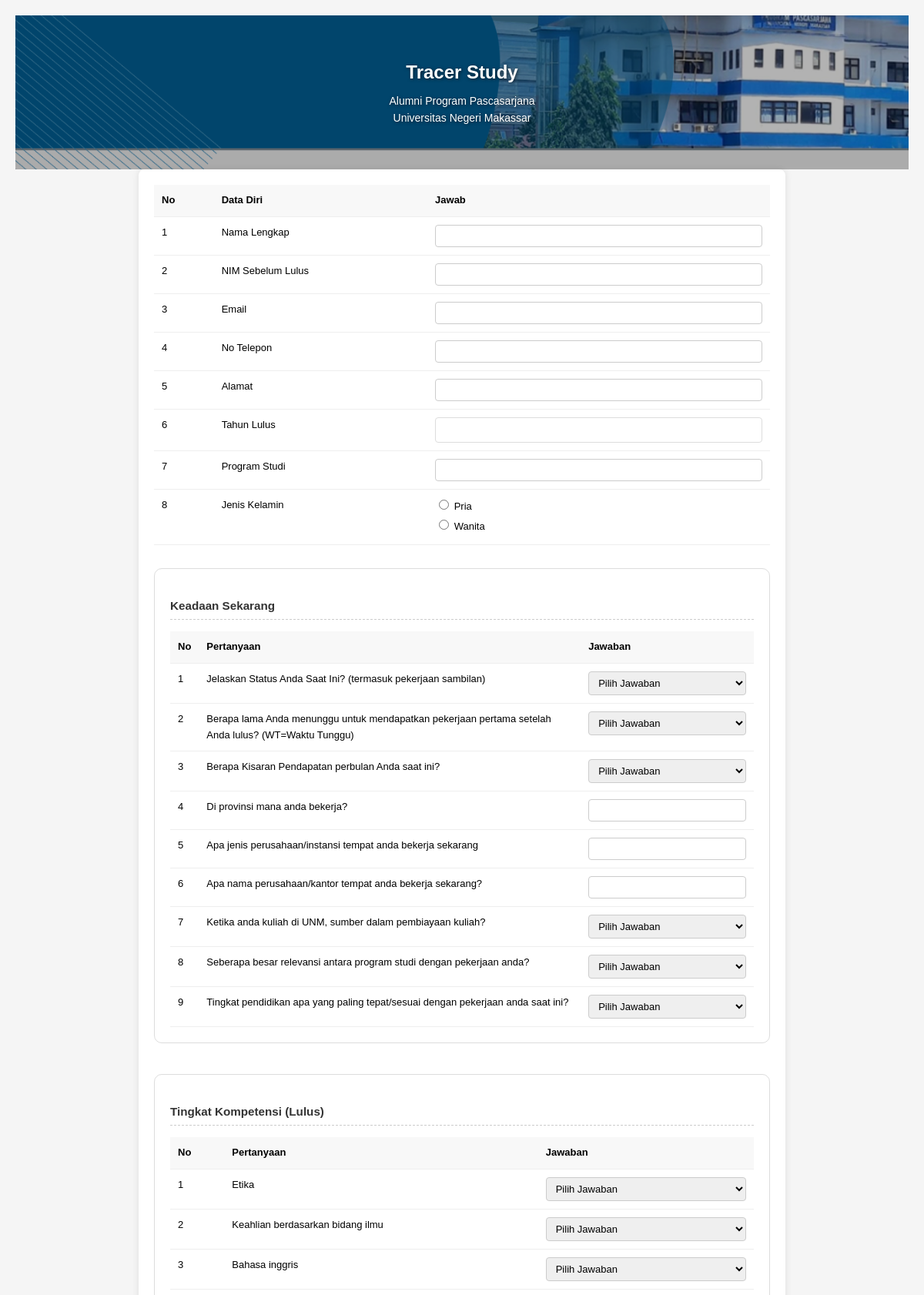
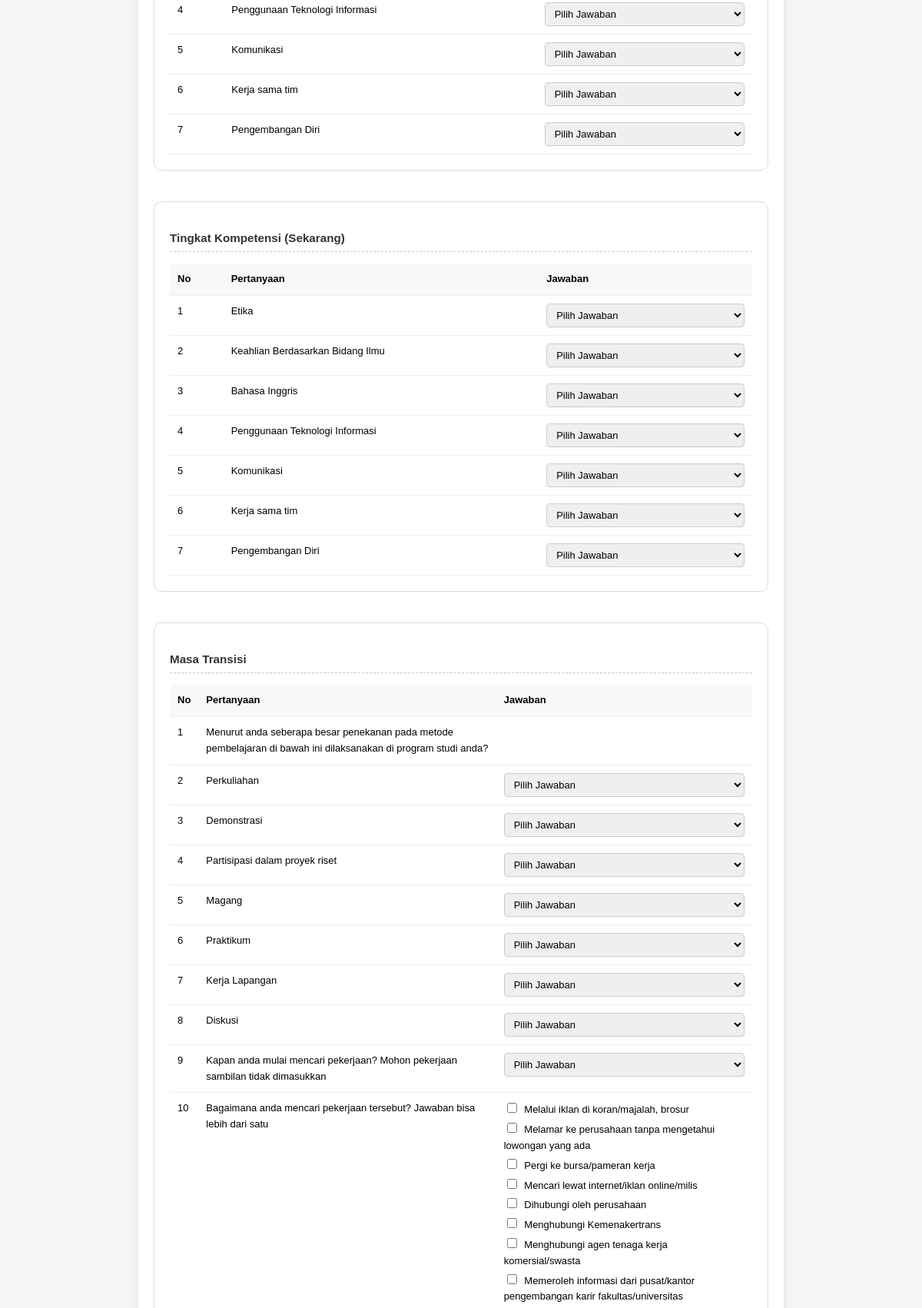
The page /form.php (upper part) on the database its author committed (2 pictures, top to bottom).
### tables this page shows
CREATE TABLE `tb_kuisioner` (
  `id` int(11) NOT NULL,
  `judul` varchar(255) NOT NULL,
  `kategori_id` int(11) NOT NULL,
  `nomor` int(11) NOT NULL,
  `soal` text NOT NULL,
  `jenis_jawaban` enum('radio','checkbox','text','select') NOT NULL,
  `opsi_jawaban` text DEFAULT NULL
);

### functions.php (called while the page is built, shortened)
<?php
function getDbConnection() {
    $host = '127.0.0.1';
    $db   = 'db_pep';
    $user = 'root';
    $pass = '';
    $charset = 'utf8mb4';
    $dsn = "mysql:host=$host;dbname=$db;charset=$charset";
    $options = [
        PDO::ATTR_ERRMODE            => PDO::ERRMODE_EXCEPTION,
        PDO::ATTR_DEFAULT_FETCH_MODE => PDO::FETCH_ASSOC,
        PDO::ATTR_EMULATE_PREPARES   => false,
    ];
    try {
        return new PDO($dsn, $user, $pass, $options);
    } catch (PDOException $e) {
        die("Database error: " . $e->getMessage());
    }
}
function getKuisionerList() {
    $pdo = getDbConnection();
    $sql = "SELECT k.*, c.nama_kategori
            FROM tb_kuisioner k
            JOIN tb_kategori c ON k.kategori_id = c.id
            ORDER BY k.kategori_id, k.nomor ASC";
    $stmt = $pdo->query($sql);
    return $stmt->fetchAll();
}
?>

### form.php (the view, shortened to what this page needs)
<?php
require 'functions.php';
$kuisionerList = getKuisionerList();
$grouped = [];
foreach ($kuisionerList as $item) {
    $grouped[$item['nama_kategori']][] = $item;
}
?>
<!DOCTYPE html>
<html lang="id">
<head>
    <link rel="stylesheet" href="style/style.css">
</head>
<body>
<section class="hero">
    <h1>Tracer Study</h1>
    <p>Alumni Program Pascasarjana<br>Universitas Negeri Makassar</p>
</section>
<div class="container">
    <form method="POST" action="">
        <table class="question-table" style="margin-bottom: 30px;">
            <thead>
                <tr>
                    <th>No</th>
                    <th>Data Diri</th>
                    <th>Jawab</th>
                </tr>
            </thead>
            <tbody>
                <tr>
                    <td>1</td>
                    <td>Nama Lengkap</td>
                    <td><input type="text" name="nama_lengkap" required value="<?= htmlspecialchars($_POST['nama_lengkap'] ?? '') ?>"></td>
                </tr>
                <tr>
                    <td>2</td>
                    <td>NIM Sebelum Lulus</td>
                    <td><input type="text" name="nim" required value="<?= htmlspecialchars($_POST['nim'] ?? '') ?>"></td>
                </tr>
                <tr>
                    <td>3</td>
                    <td>Email</td>
                    <td><input type="text" name="email" required value="<?= htmlspecialchars($_POST['email'] ?? '') ?>"></td>
                </tr>
                <tr>
                    <td>4</td>
                    <td>No Telepon</td>
                    <td><input type="text" name="no_telepon" required value="<?= htmlspecialchars($_POST['no_telepon'] ?? '') ?>"></td>
                </tr>
                <tr>
                    <td>5</td>
                    <td>Alamat</td>
                    <td><input type="text" name="alamat" required value="<?= htmlspecialchars($_POST['alamat'] ?? '') ?>"></td>
                </tr>
                <tr>
                    <td>6</td>
                    <td>Tahun Lulus</td>
                    <td><input type="number" name="tahun_lulus" min="1990" max="2100" required value="<?= htmlspecialchars($_POST['tahun_lulus'] ?? '') ?>"></td>
                </tr>
                <tr>
                    <td>7</td>
                    <td>Program Studi</td>
                    <td><input type="text" name="prodi" required value="<?= htmlspecialchars($_POST['prodi'] ?? '') ?>"></td>
                </tr>
                <tr>
                    <td>8</td>
                    <td>Jenis Kelamin</td>
                    <td>
                        <label><input type="radio" name="gender" value="pria" <?= (($_POST['gender'] ?? '') === 'pria') ? 'checked' : '' ?>> Pria</label>
                        <label><input type="radio" name="gender" value="wanita" <?= (($_POST['gender'] ?? '') === 'wanita') ? 'checked' : '' ?>> Wanita</label>
                    </td>
                </tr>
            </tbody>
        </table>
        <?php foreach ($grouped as $kategori => $pertanyaanList): ?>
            <div class="question-group">
                <h3><?= htmlspecialchars($kategori) ?></h3>
                <table class="question-table">
                    <thead>
                        <tr>
                            <th>No</th>
                            <th>Pertanyaan</th>
                            <th>Jawaban</th>
                        </tr>
                    </thead>
                    <tbody>
                        <?php foreach ($pertanyaanList as $index => $kuisioner): ?>
                            <?php $opsi = json_decode($kuisioner['opsi_jawaban'], true); ?>
                            <tr>
                                <td><?= $index + 1 ?></td>
                                <td><?= htmlspecialchars($kuisioner['soal']) ?></td>
                                <td>
                                    <?php if ($kuisioner['jenis_jawaban'] === 'select' || $kuisioner['jenis_jawaban'] === 'radio'): ?>
                                        <select name="jawaban[<?= $kuisioner['id'] ?>]" required>
                                            <option value="">Pilih Jawaban</option>
                                        </select>
                                    <?php elseif ($kuisioner['jenis_jawaban'] === 'text'): ?>
                                        <input type="text" name="jawaban[<?= $kuisioner['id'] ?>]" required>
                                    <?php elseif ($kuisioner['jenis_jawaban'] === 'checkbox'): ?>
                                        <?php foreach ($opsi['opsi'] as $option): ?>
                                            <label>
                                                <input type="checkbox" name="jawaban[<?= $kuisioner['id'] ?>][]" value="<?= htmlspecialchars($option) ?>">
                                                <?= htmlspecialchars($option) ?>
                                            </label>
                                        <?php endforeach; ?>
                                    <?php endif; ?>
                                </td>
                            </tr>
                        <?php endforeach; ?>
                    </tbody>
                </table>
            </div>
        <?php endforeach; ?>
    </form>
</div>
</body>
</html>

### style/style.css (style rules this page uses)
body { font-family: Arial, sans-serif; line-height: 1.6; margin: 0; padding: 20px; background-color: #f5f5f5; }
.container { max-width: 800px; margin: 0 auto; background: #fff; padding: 20px; border-radius: 8px; box-shadow: 0 0 10px rgba(0, 0, 0, 0.1); }
.hero { display: flex; flex-direction: column; justify-content: center; align-items: center; text-align: center; background: url("../src/backgorund.png") no-repeat center center; background-size: cover; min-height: 160px; padding: 20px; color: white; position: relative; overflow: hidden; }
.hero h1, .hero p { z-index: 2; text-shadow: 1px 1px 4px rgba(0, 0, 0, 0.6); margin: 0; }
.hero h1 { font-size: 24px; font-weight: bold; }
.hero p { font-size: 14px; margin-top: 6px; }
.hero::before { content: ""; position: absolute; inset: 0; background: rgba(0, 0, 0, 0.3); z-index: 1; }
h1 { color: white; }
h2, h3 { color: #333; }
label { display: block; margin-bottom: 5px; font-weight: bold; }
input[type="text"], input[type="number"], textarea, select { width: 100%; padding: 8px; border: 1px solid #ddd; border-radius: 4px; box-sizing: border-box; }
.question-group { margin-bottom: 40px; background: #fff; padding: 20px; border-radius: 10px; border: 1px solid #ddd; font-size: 13px; }
.question-group h3 { font-weight: bold; margin-bottom: 15px; border-bottom: 1px dashed #ccc; padding-bottom: 5px; }
.question-table { width: 100%; border-collapse: collapse; font-size: 13px; }
.question-table th, .question-table td { padding: 10px; text-align: left; vertical-align: top; border-bottom: 1px solid #eee; }
.question-table th { background: #f8f8f8; font-weight: bold; }
.question-table select, .question-table input[type="text"] { width: 100%; padding: 6px 8px; font-size: 13px; border: 1px solid #ccc; border-radius: 4px; box-sizing: border-box; }
.question-table label { font-weight: normal; display: block; margin-bottom: 3px; }
.question-table input[type="checkbox"] { margin-right: 6px; }

### rows shown on the page
tb_kuisioner: soal "Jelaskan Status Anda Saat Ini? (termasuk pekerjaan sambilan)"
tb_kuisioner: soal "Berapa lama Anda menunggu untuk mendapatkan pekerjaan pertama setelah Anda lulus? (WT=Waktu Tunggu)"
tb_kuisioner: soal "Berapa Kisaran Pendapatan perbulan Anda saat ini?"
tb_kuisioner: soal "Di provinsi mana anda bekerja?"
tb_kuisioner: soal "Apa jenis perusahaan/instansi tempat anda bekerja sekarang"
tb_kuisioner: soal "Apa nama perusahaan/kantor tempat anda bekerja sekarang?"
tb_kuisioner: soal "Ketika anda kuliah di UNM, sumber dalam pembiayaan kuliah?"
tb_kuisioner: soal "Seberapa besar relevansi antara program studi dengan pekerjaan anda?"
tb_kuisioner: soal "Tingkat pendidikan apa yang paling tepat/sesuai dengan pekerjaan anda saat ini?"
tb_kuisioner: soal "Etika"
tb_kuisioner: soal "Keahlian berdasarkan bidang ilmu"
tb_kuisioner: soal "Bahasa inggris"
tb_kuisioner: soal "Penggunaan Teknologi Informasi"
tb_kuisioner: soal "Komunikasi"
tb_kuisioner: soal "Kerja sama tim"
tb_kuisioner: soal "Pengembangan Diri"
tb_kuisioner: soal "Etika"
tb_kuisioner: soal "Keahlian Berdasarkan Bidang Ilmu"
tb_kuisioner: soal "Bahasa Inggris"
tb_kuisioner: soal "Penggunaan Teknologi Informasi"
tb_kuisioner: soal "Komunikasi"
tb_kuisioner: soal "Kerja sama tim"
tb_kuisioner: soal "Pengembangan Diri"
tb_kuisioner: soal "Menurut anda seberapa besar penekanan pada metode pembelajaran di bawah ini dilaksanakan di program studi anda?"
tb_kuisioner: soal "Perkuliahan"
tb_kuisioner: soal "Demonstrasi"
tb_kuisioner: soal "Partisipasi dalam proyek riset"
tb_kuisioner: soal "Magang"
tb_kuisioner: soal "Praktikum"
tb_kuisioner: soal "Kerja Lapangan"
tb_kuisioner: soal "Diskusi"
tb_kuisioner: soal "Kapan anda mulai mencari pekerjaan? Mohon pekerjaan sambilan tidak dimasukkan"
tb_kuisioner: soal "Bagaimana anda mencari pekerjaan tersebut? Jawaban bisa lebih dari satu", opsi_jawaban "Melalui iklan di koran/majalah, brosur", opsi_jawaban "Melamar ke perusahaan tanpa mengetahui lowongan yang ada", opsi_jawaban "Pergi ke bursa/pameran kerja", opsi_jawaban "Mencari lewat internet/iklan online/milis", opsi_jawaban "Dihubungi oleh perusahaan", opsi_jawaban "Menghubungi Kemenakertrans", opsi_jawaban "Menghubungi agen tenaga kerja komersial/swasta", opsi_jawaban "Memeroleh informasi dari pusat/kantor pengembangan karir fakultas/universitas"

### other values the page prints
$kategori "Keadaan Sekarang"
$kategori "Tingkat Kompetensi (Lulus)"
$kategori "Tingkat Kompetensi (Sekarang)"
$kategori "Masa Transisi"
